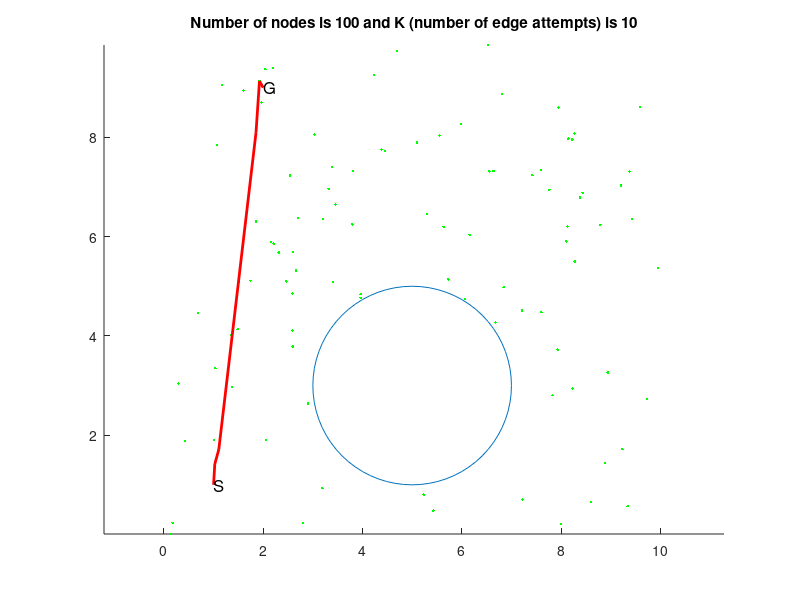

Write the MATLAB code that produced this figure.
% Automatically generated by solvePlanningProblem using
% #nodes=100
% #edges per node10
% step size for collision check 0.1
% xMin=0
% xMax=10
% yMin=0
% yMax=10
% worldModel="problem2.txt"
% problem spec file "problem2.txt"

clf
hold on
plot(5 + 2*cos((0:5:360)/180*pi),3 + 2*sin((0:5:360)/180*pi))
plot(2.59083,4.10589,'.g')
plot(7.76147,6.94449,'.g')
plot(6.06502,4.74145,'.g')
plot(9.59235,8.61384,'.g')
plot(2.79825,0.234354,'.g')
plot(8.79314,6.23741,'.g')
plot(2.16016,5.88539,'.g')
plot(5.72828,5.13845,'.g')
plot(1.85507,8.09693,'.g')
plot(5.10192,7.90136,'.g')
plot(8.22264,7.95669,'.g')
plot(8.14589,7.97515,'.g')
plot(8.26906,8.07619,'.g')
plot(2.05997,1.90782,'.g')
plot(0.121974,0.00958014,'.g')
plot(1.01338,1.90765,'.g')
plot(1.85853,6.30759,'.g')
plot(1.60106,8.94257,'.g')
plot(7.82786,2.80443,'.g')
plot(1.10559,1.71166,'.g')
plot(7.94899,8.59858,'.g')
plot(3.797,6.24758,'.g')
plot(3.03195,8.05249,'.g')
plot(8.27486,5.49821,'.g')
plot(8.37906,6.78897,'.g')
plot(2.21014,5.85775,'.g')
plot(1.17088,9.05598,'.g')
plot(3.80837,7.32572,'.g')
plot(3.40662,5.08808,'.g')
plot(5.30472,6.45877,'.g')
plot(2.46713,5.09868,'.g')
plot(3.45848,6.64547,'.g')
plot(0.429695,1.88719,'.g')
plot(7.93085,3.72284,'.g')
plot(9.73063,2.73073,'.g')
plot(5.42693,0.480221,'.g')
plot(1.06609,7.85054,'.g')
plot(3.96113,4.76663,'.g')
plot(2.69925,6.37048,'.g')
plot(8.60122,0.657862,'.g')
plot(6.67961,4.27052,'.g')
plot(1.02466,1.41786,'.g')
plot(9.95272,5.37292,'.g')
plot(2.66349,5.31479,'.g')
plot(5.63255,6.19572,'.g')
plot(1.51455,5.08562,'.g')
plot(2.19548,9.39826,'.g')
plot(6.52287,9.85921,'.g')
plot(9.37629,7.31288,'.g')
plot(7.60365,4.47924,'.g')
plot(2.60342,5.69163,'.g')
plot(9.23316,1.71793,'.g')
plot(3.20856,6.34955,'.g')
plot(6.81555,8.87231,'.g')
plot(6.84149,4.98022,'.g')
plot(2.54104,7.23231,'.g')
plot(3.39069,7.39823,'.g')
plot(2.04494,9.37264,'.g')
plot(5.98788,8.27247,'.g')
plot(4.6891,9.73525,'.g')
plot(0.295296,3.03775,'.g')
plot(8.12734,6.2003,'.g')
plot(8.43321,6.88278,'.g')
plot(8.88091,1.44423,'.g')
plot(3.19218,0.935777,'.g')
plot(7.59727,7.33765,'.g')
plot(3.96054,4.83974,'.g')
plot(1.48415,4.13586,'.g')
plot(1.36039,4.0216,'.g')
plot(1.03727,3.34976,'.g')
plot(9.34078,0.569757,'.g')
plot(7.42055,7.23756,'.g')
plot(1.74422,5.11151,'.g')
plot(9.20432,7.02845,'.g')
plot(7.21214,4.50836,'.g')
plot(1.96399,8.70153,'.g')
plot(6.55485,7.31422,'.g')
plot(0.177321,0.23696,'.g')
plot(2.59028,4.85364,'.g')
plot(5.1037,7.88865,'.g')
plot(8.23186,2.939,'.g')
plot(3.31927,6.96287,'.g')
plot(4.38316,7.7532,'.g')
plot(7.99787,0.212549,'.g')
plot(2.31306,5.67773,'.g')
plot(5.54936,8.0399,'.g')
plot(4.22736,9.25431,'.g')
plot(7.22144,0.705,'.g')
plot(8.93992,3.26451,'.g')
plot(6.63874,7.31902,'.g')
plot(0.688669,4.45577,'.g')
plot(8.10471,5.90426,'.g')
plot(2.90073,2.64065,'.g')
plot(1.37103,2.96778,'.g')
plot(9.42502,6.35119,'.g')
plot(4.45515,7.72491,'.g')
plot(2.59736,3.78612,'.g')
plot(6.15732,6.03232,'.g')
plot(5.2318,0.803946,'.g')
plot(1.92474,9.13207,'.g')
if 0
  plot([7.76147,2.59083] ,[6.94449, 4.10589], 'k')
  plot([6.06502,7.76147] ,[4.74145, 6.94449], 'k')
  plot([9.59235,7.76147] ,[8.61384, 6.94449], 'k')
  plot([9.59235,2.59083] ,[8.61384, 4.10589], 'k')
  plot([2.79825,2.59083] ,[0.234354, 4.10589], 'k')
  plot([8.79314,7.76147] ,[6.23741, 6.94449], 'k')
  plot([8.79314,9.59235] ,[6.23741, 8.61384], 'k')
  plot([2.16016,2.59083] ,[5.88539, 4.10589], 'k')
  plot([2.16016,2.79825] ,[5.88539, 0.234354], 'k')
  plot([2.16016,7.76147] ,[5.88539, 6.94449], 'k')
  plot([2.16016,8.79314] ,[5.88539, 6.23741], 'k')
  plot([2.16016,9.59235] ,[5.88539, 8.61384], 'k')
  plot([5.72828,6.06502] ,[5.13845, 4.74145], 'k')
  plot([5.72828,7.76147] ,[5.13845, 6.94449], 'k')
  plot([5.72828,8.79314] ,[5.13845, 6.23741], 'k')
  plot([5.72828,2.16016] ,[5.13845, 5.88539], 'k')
  plot([5.72828,9.59235] ,[5.13845, 8.61384], 'k')
  plot([1.85507,2.16016] ,[8.09693, 5.88539], 'k')
  plot([1.85507,2.59083] ,[8.09693, 4.10589], 'k')
  plot([1.85507,5.72828] ,[8.09693, 5.13845], 'k')
  plot([1.85507,6.06502] ,[8.09693, 4.74145], 'k')
  plot([1.85507,7.76147] ,[8.09693, 6.94449], 'k')
  plot([1.85507,8.79314] ,[8.09693, 6.23741], 'k')
  plot([1.85507,9.59235] ,[8.09693, 8.61384], 'k')
  plot([1.85507,2.79825] ,[8.09693, 0.234354], 'k')
  plot([5.10192,7.76147] ,[7.90136, 6.94449], 'k')
  plot([5.10192,5.72828] ,[7.90136, 5.13845], 'k')
  plot([5.10192,1.85507] ,[7.90136, 8.09693], 'k')
  plot([5.10192,2.16016] ,[7.90136, 5.88539], 'k')
  plot([5.10192,8.79314] ,[7.90136, 6.23741], 'k')
  plot([5.10192,9.59235] ,[7.90136, 8.61384], 'k')
  plot([5.10192,2.59083] ,[7.90136, 4.10589], 'k')
  plot([8.22264,7.76147] ,[7.95669, 6.94449], 'k')
  plot([8.22264,9.59235] ,[7.95669, 8.61384], 'k')
  plot([8.22264,8.79314] ,[7.95669, 6.23741], 'k')
  plot([8.22264,5.10192] ,[7.95669, 7.90136], 'k')
  plot([8.22264,5.72828] ,[7.95669, 5.13845], 'k')
  plot([8.22264,1.85507] ,[7.95669, 8.09693], 'k')
  plot([8.22264,2.16016] ,[7.95669, 5.88539], 'k')
  plot([8.22264,2.59083] ,[7.95669, 4.10589], 'k')
  plot([8.14589,8.22264] ,[7.97515, 7.95669], 'k')
  plot([8.14589,7.76147] ,[7.97515, 6.94449], 'k')
  plot([8.14589,9.59235] ,[7.97515, 8.61384], 'k')
  plot([8.14589,8.79314] ,[7.97515, 6.23741], 'k')
  plot([8.14589,5.10192] ,[7.97515, 7.90136], 'k')
  plot([8.14589,5.72828] ,[7.97515, 5.13845], 'k')
  plot([8.14589,1.85507] ,[7.97515, 8.09693], 'k')
  plot([8.14589,2.16016] ,[7.97515, 5.88539], 'k')
  plot([8.14589,2.59083] ,[7.97515, 4.10589], 'k')
  plot([8.26906,8.22264] ,[8.07619, 7.95669], 'k')
  plot([8.26906,8.14589] ,[8.07619, 7.97515], 'k')
  plot([8.26906,7.76147] ,[8.07619, 6.94449], 'k')
  plot([8.26906,9.59235] ,[8.07619, 8.61384], 'k')
  plot([8.26906,8.79314] ,[8.07619, 6.23741], 'k')
  plot([8.26906,5.10192] ,[8.07619, 7.90136], 'k')
  plot([8.26906,5.72828] ,[8.07619, 5.13845], 'k')
  plot([8.26906,1.85507] ,[8.07619, 8.09693], 'k')
  plot([8.26906,2.16016] ,[8.07619, 5.88539], 'k')
  plot([2.05997,2.79825] ,[1.90782, 0.234354], 'k')
  plot([2.05997,2.59083] ,[1.90782, 4.10589], 'k')
  plot([2.05997,2.16016] ,[1.90782, 5.88539], 'k')
  plot([2.05997,1.85507] ,[1.90782, 8.09693], 'k')
  plot([2.05997,5.10192] ,[1.90782, 7.90136], 'k')
  plot([0.121974,2.79825] ,[0.00958014, 0.234354], 'k')
  plot([0.121974,2.05997] ,[0.00958014, 1.90782], 'k')
  plot([0.121974,2.59083] ,[0.00958014, 4.10589], 'k')
  plot([0.121974,2.16016] ,[0.00958014, 5.88539], 'k')
  plot([0.121974,1.85507] ,[0.00958014, 8.09693], 'k')
  plot([0.121974,5.10192] ,[0.00958014, 7.90136], 'k')
  plot([1.01338,2.05997] ,[1.90765, 1.90782], 'k')
  plot([1.01338,0.121974] ,[1.90765, 0.00958014], 'k')
  plot([1.01338,2.79825] ,[1.90765, 0.234354], 'k')
  plot([1.01338,2.59083] ,[1.90765, 4.10589], 'k')
  plot([1.01338,2.16016] ,[1.90765, 5.88539], 'k')
  plot([1.01338,1.85507] ,[1.90765, 8.09693], 'k')
  plot([1.01338,5.10192] ,[1.90765, 7.90136], 'k')
  plot([1.85853,2.16016] ,[6.30759, 5.88539], 'k')
  plot([1.85853,1.85507] ,[6.30759, 8.09693], 'k')
  plot([1.85853,2.59083] ,[6.30759, 4.10589], 'k')
  plot([1.85853,5.10192] ,[6.30759, 7.90136], 'k')
  plot([1.85853,5.72828] ,[6.30759, 5.13845], 'k')
  plot([1.85853,2.05997] ,[6.30759, 1.90782], 'k')
  plot([1.85853,1.01338] ,[6.30759, 1.90765], 'k')
  plot([1.85853,6.06502] ,[6.30759, 4.74145], 'k')
  plot([1.85853,7.76147] ,[6.30759, 6.94449], 'k')
  plot([1.85853,2.79825] ,[6.30759, 0.234354], 'k')
  plot([1.60106,1.85507] ,[8.94257, 8.09693], 'k')
  plot([1.60106,1.85853] ,[8.94257, 6.30759], 'k')
  plot([1.60106,2.16016] ,[8.94257, 5.88539], 'k')
  plot([1.60106,5.10192] ,[8.94257, 7.90136], 'k')
  plot([1.60106,2.59083] ,[8.94257, 4.10589], 'k')
  plot([1.60106,5.72828] ,[8.94257, 5.13845], 'k')
  plot([1.60106,6.06502] ,[8.94257, 4.74145], 'k')
  plot([1.60106,7.76147] ,[8.94257, 6.94449], 'k')
  plot([1.60106,8.14589] ,[8.94257, 7.97515], 'k')
  plot([1.60106,8.22264] ,[8.94257, 7.95669], 'k')
  plot([7.82786,8.79314] ,[2.80443, 6.23741], 'k')
  plot([7.82786,7.76147] ,[2.80443, 6.94449], 'k')
  plot([7.82786,8.22264] ,[2.80443, 7.95669], 'k')
  plot([7.82786,8.14589] ,[2.80443, 7.97515], 'k')
  plot([7.82786,8.26906] ,[2.80443, 8.07619], 'k')
  plot([7.82786,5.10192] ,[2.80443, 7.90136], 'k')
  plot([1.10559,1.01338] ,[1.71166, 1.90765], 'k')
  plot([1.10559,2.05997] ,[1.71166, 1.90782], 'k')
  plot([1.10559,0.121974] ,[1.71166, 0.00958014], 'k')
  plot([1.10559,2.79825] ,[1.71166, 0.234354], 'k')
  plot([1.10559,2.59083] ,[1.71166, 4.10589], 'k')
  plot([1.10559,2.16016] ,[1.71166, 5.88539], 'k')
  plot([1.10559,1.85853] ,[1.71166, 6.30759], 'k')
  plot([1.10559,1.85507] ,[1.71166, 8.09693], 'k')
  plot([7.94899,8.26906] ,[8.59858, 8.07619], 'k')
  plot([7.94899,8.14589] ,[8.59858, 7.97515], 'k')
  plot([7.94899,8.22264] ,[8.59858, 7.95669], 'k')
  plot([7.94899,9.59235] ,[8.59858, 8.61384], 'k')
  plot([7.94899,7.76147] ,[8.59858, 6.94449], 'k')
  plot([7.94899,8.79314] ,[8.59858, 6.23741], 'k')
  plot([7.94899,5.10192] ,[8.59858, 7.90136], 'k')
  plot([7.94899,5.72828] ,[8.59858, 5.13845], 'k')
  plot([7.94899,7.82786] ,[8.59858, 2.80443], 'k')
  plot([3.797,2.16016] ,[6.24758, 5.88539], 'k')
  plot([3.797,1.85853] ,[6.24758, 6.30759], 'k')
  plot([3.797,5.10192] ,[6.24758, 7.90136], 'k')
  plot([3.797,5.72828] ,[6.24758, 5.13845], 'k')
  plot([3.797,2.59083] ,[6.24758, 4.10589], 'k')
  plot([3.797,1.85507] ,[6.24758, 8.09693], 'k')
  plot([3.797,6.06502] ,[6.24758, 4.74145], 'k')
  plot([3.797,1.60106] ,[6.24758, 8.94257], 'k')
  plot([3.797,7.76147] ,[6.24758, 6.94449], 'k')
  plot([3.797,2.05997] ,[6.24758, 1.90782], 'k')
  plot([3.03195,1.85507] ,[8.05249, 8.09693], 'k')
  plot([3.03195,1.60106] ,[8.05249, 8.94257], 'k')
  plot([3.03195,3.797] ,[8.05249, 6.24758], 'k')
  plot([3.03195,5.10192] ,[8.05249, 7.90136], 'k')
  plot([3.03195,1.85853] ,[8.05249, 6.30759], 'k')
  plot([3.03195,2.16016] ,[8.05249, 5.88539], 'k')
  plot([3.03195,5.72828] ,[8.05249, 5.13845], 'k')
  plot([3.03195,2.59083] ,[8.05249, 4.10589], 'k')
  plot([3.03195,6.06502] ,[8.05249, 4.74145], 'k')
  plot([3.03195,7.76147] ,[8.05249, 6.94449], 'k')
  plot([8.27486,8.79314] ,[5.49821, 6.23741], 'k')
  plot([8.27486,7.76147] ,[5.49821, 6.94449], 'k')
  plot([8.27486,8.22264] ,[5.49821, 7.95669], 'k')
  plot([8.27486,8.14589] ,[5.49821, 7.97515], 'k')
  plot([8.27486,5.72828] ,[5.49821, 5.13845], 'k')
  plot([8.27486,8.26906] ,[5.49821, 8.07619], 'k')
  plot([8.27486,7.82786] ,[5.49821, 2.80443], 'k')
  plot([8.27486,7.94899] ,[5.49821, 8.59858], 'k')
  plot([8.27486,9.59235] ,[5.49821, 8.61384], 'k')
  plot([8.37906,7.76147] ,[6.78897, 6.94449], 'k')
  plot([8.37906,8.79314] ,[6.78897, 6.23741], 'k')
  plot([8.37906,8.22264] ,[6.78897, 7.95669], 'k')
  plot([8.37906,8.14589] ,[6.78897, 7.97515], 'k')
  plot([8.37906,8.26906] ,[6.78897, 8.07619], 'k')
  plot([8.37906,8.27486] ,[6.78897, 5.49821], 'k')
  plot([8.37906,7.94899] ,[6.78897, 8.59858], 'k')
  plot([8.37906,9.59235] ,[6.78897, 8.61384], 'k')
  plot([8.37906,5.72828] ,[6.78897, 5.13845], 'k')
  plot([2.21014,2.16016] ,[5.85775, 5.88539], 'k')
  plot([2.21014,1.85853] ,[5.85775, 6.30759], 'k')
  plot([2.21014,3.797] ,[5.85775, 6.24758], 'k')
  plot([2.21014,2.59083] ,[5.85775, 4.10589], 'k')
  plot([2.21014,1.85507] ,[5.85775, 8.09693], 'k')
  plot([2.21014,3.03195] ,[5.85775, 8.05249], 'k')
  plot([2.21014,1.60106] ,[5.85775, 8.94257], 'k')
  plot([2.21014,5.10192] ,[5.85775, 7.90136], 'k')
  plot([2.21014,5.72828] ,[5.85775, 5.13845], 'k')
  plot([2.21014,2.05997] ,[5.85775, 1.90782], 'k')
  plot([1.17088,1.60106] ,[9.05598, 8.94257], 'k')
  plot([1.17088,1.85507] ,[9.05598, 8.09693], 'k')
  plot([1.17088,3.03195] ,[9.05598, 8.05249], 'k')
  plot([1.17088,1.85853] ,[9.05598, 6.30759], 'k')
  plot([1.17088,2.16016] ,[9.05598, 5.88539], 'k')
  plot([1.17088,2.21014] ,[9.05598, 5.85775], 'k')
  plot([1.17088,3.797] ,[9.05598, 6.24758], 'k')
  plot([1.17088,5.10192] ,[9.05598, 7.90136], 'k')
  plot([1.17088,2.59083] ,[9.05598, 4.10589], 'k')
  plot([1.17088,5.72828] ,[9.05598, 5.13845], 'k')
  plot([3.80837,3.03195] ,[7.32572, 8.05249], 'k')
  plot([3.80837,3.797] ,[7.32572, 6.24758], 'k')
  plot([3.80837,5.10192] ,[7.32572, 7.90136], 'k')
  plot([3.80837,1.85507] ,[7.32572, 8.09693], 'k')
  plot([3.80837,2.21014] ,[7.32572, 5.85775], 'k')
  plot([3.80837,2.16016] ,[7.32572, 5.88539], 'k')
  plot([3.80837,1.85853] ,[7.32572, 6.30759], 'k')
  plot([3.80837,1.60106] ,[7.32572, 8.94257], 'k')
  plot([3.80837,5.72828] ,[7.32572, 5.13845], 'k')
  plot([3.80837,1.17088] ,[7.32572, 9.05598], 'k')
  plot([3.40662,3.797] ,[5.08808, 6.24758], 'k')
  plot([3.40662,2.59083] ,[5.08808, 4.10589], 'k')
  plot([3.40662,2.21014] ,[5.08808, 5.85775], 'k')
  plot([3.40662,2.16016] ,[5.08808, 5.88539], 'k')
  plot([3.40662,1.85853] ,[5.08808, 6.30759], 'k')
  plot([3.40662,3.80837] ,[5.08808, 7.32572], 'k')
  plot([3.40662,5.72828] ,[5.08808, 5.13845], 'k')
  plot([3.40662,3.03195] ,[5.08808, 8.05249], 'k')
  plot([3.40662,5.10192] ,[5.08808, 7.90136], 'k')
  plot([5.30472,5.72828] ,[6.45877, 5.13845], 'k')
  plot([5.30472,5.10192] ,[6.45877, 7.90136], 'k')
  plot([5.30472,3.797] ,[6.45877, 6.24758], 'k')
  plot([5.30472,3.80837] ,[6.45877, 7.32572], 'k')
  plot([5.30472,3.40662] ,[6.45877, 5.08808], 'k')
  plot([5.30472,7.76147] ,[6.45877, 6.94449], 'k')
  plot([5.30472,3.03195] ,[6.45877, 8.05249], 'k')
  plot([5.30472,8.37906] ,[6.45877, 6.78897], 'k')
  plot([5.30472,8.27486] ,[6.45877, 5.49821], 'k')
  plot([2.46713,2.21014] ,[5.09868, 5.85775], 'k')
  plot([2.46713,2.16016] ,[5.09868, 5.88539], 'k')
  plot([2.46713,3.40662] ,[5.09868, 5.08808], 'k')
  plot([2.46713,2.59083] ,[5.09868, 4.10589], 'k')
  plot([2.46713,1.85853] ,[5.09868, 6.30759], 'k')
  plot([2.46713,3.797] ,[5.09868, 6.24758], 'k')
  plot([2.46713,3.80837] ,[5.09868, 7.32572], 'k')
  plot([2.46713,3.03195] ,[5.09868, 8.05249], 'k')
  plot([2.46713,1.85507] ,[5.09868, 8.09693], 'k')
  plot([2.46713,5.30472] ,[5.09868, 6.45877], 'k')
  plot([3.45848,3.797] ,[6.64547, 6.24758], 'k')
  plot([3.45848,3.80837] ,[6.64547, 7.32572], 'k')
  plot([3.45848,3.03195] ,[6.64547, 8.05249], 'k')
  plot([3.45848,2.21014] ,[6.64547, 5.85775], 'k')
  plot([3.45848,2.16016] ,[6.64547, 5.88539], 'k')
  plot([3.45848,3.40662] ,[6.64547, 5.08808], 'k')
  plot([3.45848,1.85853] ,[6.64547, 6.30759], 'k')
  plot([3.45848,2.46713] ,[6.64547, 5.09868], 'k')
  plot([3.45848,5.30472] ,[6.64547, 6.45877], 'k')
  plot([3.45848,5.10192] ,[6.64547, 7.90136], 'k')
  plot([0.429695,1.01338] ,[1.88719, 1.90765], 'k')
  plot([0.429695,1.10559] ,[1.88719, 1.71166], 'k')
  plot([0.429695,2.05997] ,[1.88719, 1.90782], 'k')
  plot([0.429695,0.121974] ,[1.88719, 0.00958014], 'k')
  plot([0.429695,2.79825] ,[1.88719, 0.234354], 'k')
  plot([0.429695,2.59083] ,[1.88719, 4.10589], 'k')
  plot([0.429695,2.46713] ,[1.88719, 5.09868], 'k')
  plot([0.429695,2.21014] ,[1.88719, 5.85775], 'k')
  plot([0.429695,2.16016] ,[1.88719, 5.88539], 'k')
  plot([0.429695,3.40662] ,[1.88719, 5.08808], 'k')
  plot([7.93085,7.82786] ,[3.72284, 2.80443], 'k')
  plot([7.93085,8.27486] ,[3.72284, 5.49821], 'k')
  plot([7.93085,6.06502] ,[3.72284, 4.74145], 'k')
  plot([7.93085,5.72828] ,[3.72284, 5.13845], 'k')
  plot([7.93085,8.79314] ,[3.72284, 6.23741], 'k')
  plot([7.93085,8.37906] ,[3.72284, 6.78897], 'k')
  plot([7.93085,7.76147] ,[3.72284, 6.94449], 'k')
  plot([7.93085,5.30472] ,[3.72284, 6.45877], 'k')
  plot([7.93085,8.22264] ,[3.72284, 7.95669], 'k')
  plot([7.93085,8.14589] ,[3.72284, 7.97515], 'k')
  plot([9.73063,7.82786] ,[2.73073, 2.80443], 'k')
  plot([9.73063,7.93085] ,[2.73073, 3.72284], 'k')
  plot([9.73063,8.27486] ,[2.73073, 5.49821], 'k')
  plot([9.73063,8.79314] ,[2.73073, 6.23741], 'k')
  plot([9.73063,6.06502] ,[2.73073, 4.74145], 'k')
  plot([9.73063,8.37906] ,[2.73073, 6.78897], 'k')
  plot([9.73063,7.76147] ,[2.73073, 6.94449], 'k')
  plot([9.73063,5.72828] ,[2.73073, 5.13845], 'k')
  plot([9.73063,8.22264] ,[2.73073, 7.95669], 'k')
  plot([9.73063,8.14589] ,[2.73073, 7.97515], 'k')
  plot([5.42693,2.79825] ,[0.480221, 0.234354], 'k')
  plot([5.42693,7.82786] ,[0.480221, 2.80443], 'k')
  plot([5.42693,2.05997] ,[0.480221, 1.90782], 'k')
  plot([5.42693,1.10559] ,[0.480221, 1.71166], 'k')
  plot([5.42693,1.01338] ,[0.480221, 1.90765], 'k')
  plot([5.42693,9.73063] ,[0.480221, 2.73073], 'k')
  plot([1.06609,1.85507] ,[7.85054, 8.09693], 'k')
  plot([1.06609,1.17088] ,[7.85054, 9.05598], 'k')
  plot([1.06609,1.60106] ,[7.85054, 8.94257], 'k')
  plot([1.06609,1.85853] ,[7.85054, 6.30759], 'k')
  plot([1.06609,3.03195] ,[7.85054, 8.05249], 'k')
  plot([1.06609,2.16016] ,[7.85054, 5.88539], 'k')
  plot([1.06609,2.21014] ,[7.85054, 5.85775], 'k')
  plot([1.06609,3.45848] ,[7.85054, 6.64547], 'k')
  plot([1.06609,3.80837] ,[7.85054, 7.32572], 'k')
  plot([1.06609,2.46713] ,[7.85054, 5.09868], 'k')
  plot([3.96113,3.40662] ,[4.76663, 5.08808], 'k')
  plot([3.96113,3.797] ,[4.76663, 6.24758], 'k')
  plot([3.96113,2.59083] ,[4.76663, 4.10589], 'k')
  plot([3.96113,2.46713] ,[4.76663, 5.09868], 'k')
  plot([3.96113,3.45848] ,[4.76663, 6.64547], 'k')
  plot([3.96113,2.21014] ,[4.76663, 5.85775], 'k')
  plot([3.96113,2.16016] ,[4.76663, 5.88539], 'k')
  plot([3.96113,5.30472] ,[4.76663, 6.45877], 'k')
  plot([2.69925,2.21014] ,[6.37048, 5.85775], 'k')
  plot([2.69925,2.16016] ,[6.37048, 5.88539], 'k')
  plot([2.69925,3.45848] ,[6.37048, 6.64547], 'k')
  plot([2.69925,1.85853] ,[6.37048, 6.30759], 'k')
  plot([2.69925,3.797] ,[6.37048, 6.24758], 'k')
  plot([2.69925,2.46713] ,[6.37048, 5.09868], 'k')
  plot([2.69925,3.80837] ,[6.37048, 7.32572], 'k')
  plot([2.69925,3.40662] ,[6.37048, 5.08808], 'k')
  plot([2.69925,3.03195] ,[6.37048, 8.05249], 'k')
  plot([2.69925,1.85507] ,[6.37048, 8.09693], 'k')
  plot([8.60122,7.82786] ,[0.657862, 2.80443], 'k')
  plot([8.60122,9.73063] ,[0.657862, 2.73073], 'k')
  plot([8.60122,7.93085] ,[0.657862, 3.72284], 'k')
  plot([8.60122,5.42693] ,[0.657862, 0.480221], 'k')
  plot([8.60122,8.27486] ,[0.657862, 5.49821], 'k')
  plot([8.60122,8.79314] ,[0.657862, 6.23741], 'k')
  plot([8.60122,2.79825] ,[0.657862, 0.234354], 'k')
  plot([8.60122,8.37906] ,[0.657862, 6.78897], 'k')
  plot([6.67961,6.06502] ,[4.27052, 4.74145], 'k')
  plot([6.67961,5.72828] ,[4.27052, 5.13845], 'k')
  plot([6.67961,7.93085] ,[4.27052, 3.72284], 'k')
  plot([6.67961,7.82786] ,[4.27052, 2.80443], 'k')
  plot([6.67961,8.27486] ,[4.27052, 5.49821], 'k')
  plot([6.67961,5.30472] ,[4.27052, 6.45877], 'k')
  plot([6.67961,7.76147] ,[4.27052, 6.94449], 'k')
  plot([6.67961,8.79314] ,[4.27052, 6.23741], 'k')
  plot([6.67961,8.37906] ,[4.27052, 6.78897], 'k')
  plot([1.02466,1.10559] ,[1.41786, 1.71166], 'k')
  plot([1.02466,1.01338] ,[1.41786, 1.90765], 'k')
  plot([1.02466,0.429695] ,[1.41786, 1.88719], 'k')
  plot([1.02466,2.05997] ,[1.41786, 1.90782], 'k')
  plot([1.02466,0.121974] ,[1.41786, 0.00958014], 'k')
  plot([1.02466,2.79825] ,[1.41786, 0.234354], 'k')
  plot([1.02466,2.59083] ,[1.41786, 4.10589], 'k')
  plot([1.02466,2.46713] ,[1.41786, 5.09868], 'k')
  plot([1.02466,3.40662] ,[1.41786, 5.08808], 'k')
  plot([9.95272,8.79314] ,[5.37292, 6.23741], 'k')
  plot([9.95272,8.27486] ,[5.37292, 5.49821], 'k')
  plot([9.95272,8.37906] ,[5.37292, 6.78897], 'k')
  plot([9.95272,7.93085] ,[5.37292, 3.72284], 'k')
  plot([9.95272,9.73063] ,[5.37292, 2.73073], 'k')
  plot([9.95272,7.76147] ,[5.37292, 6.94449], 'k')
  plot([9.95272,8.22264] ,[5.37292, 7.95669], 'k')
  plot([9.95272,8.14589] ,[5.37292, 7.97515], 'k')
  plot([9.95272,8.26906] ,[5.37292, 8.07619], 'k')
  plot([9.95272,9.59235] ,[5.37292, 8.61384], 'k')
  plot([2.66349,2.46713] ,[5.31479, 5.09868], 'k')
  plot([2.66349,2.21014] ,[5.31479, 5.85775], 'k')
  plot([2.66349,2.16016] ,[5.31479, 5.88539], 'k')
  plot([2.66349,3.40662] ,[5.31479, 5.08808], 'k')
  plot([2.66349,2.69925] ,[5.31479, 6.37048], 'k')
  plot([2.66349,2.59083] ,[5.31479, 4.10589], 'k')
  plot([2.66349,1.85853] ,[5.31479, 6.30759], 'k')
  plot([2.66349,3.797] ,[5.31479, 6.24758], 'k')
  plot([2.66349,3.45848] ,[5.31479, 6.64547], 'k')
  plot([5.63255,5.30472] ,[6.19572, 6.45877], 'k')
  plot([5.63255,5.72828] ,[6.19572, 5.13845], 'k')
  plot([5.63255,5.10192] ,[6.19572, 7.90136], 'k')
  plot([5.63255,3.797] ,[6.19572, 6.24758], 'k')
  plot([5.63255,3.80837] ,[6.19572, 7.32572], 'k')
  plot([5.63255,6.67961] ,[6.19572, 4.27052], 'k')
  plot([5.63255,3.96113] ,[6.19572, 4.76663], 'k')
  plot([5.63255,3.45848] ,[6.19572, 6.64547], 'k')
  plot([5.63255,7.76147] ,[6.19572, 6.94449], 'k')
  plot([1.51455,2.46713] ,[5.08562, 5.09868], 'k')
  plot([1.51455,2.16016] ,[5.08562, 5.88539], 'k')
  plot([1.51455,2.21014] ,[5.08562, 5.85775], 'k')
  plot([1.51455,2.66349] ,[5.08562, 5.31479], 'k')
  plot([1.51455,1.85853] ,[5.08562, 6.30759], 'k')
  plot([1.51455,2.59083] ,[5.08562, 4.10589], 'k')
  plot([1.51455,2.69925] ,[5.08562, 6.37048], 'k')
  plot([1.51455,3.40662] ,[5.08562, 5.08808], 'k')
  plot([1.51455,3.45848] ,[5.08562, 6.64547], 'k')
  plot([2.19548,1.60106] ,[9.39826, 8.94257], 'k')
  plot([2.19548,1.17088] ,[9.39826, 9.05598], 'k')
  plot([2.19548,1.85507] ,[9.39826, 8.09693], 'k')
  plot([2.19548,3.03195] ,[9.39826, 8.05249], 'k')
  plot([2.19548,1.06609] ,[9.39826, 7.85054], 'k')
  plot([2.19548,3.80837] ,[9.39826, 7.32572], 'k')
  plot([2.19548,3.45848] ,[9.39826, 6.64547], 'k')
  plot([2.19548,2.69925] ,[9.39826, 6.37048], 'k')
  plot([2.19548,1.85853] ,[9.39826, 6.30759], 'k')
  plot([2.19548,5.10192] ,[9.39826, 7.90136], 'k')
  plot([6.52287,7.94899] ,[9.85921, 8.59858], 'k')
  plot([6.52287,5.10192] ,[9.85921, 7.90136], 'k')
  plot([6.52287,8.14589] ,[9.85921, 7.97515], 'k')
  plot([6.52287,8.26906] ,[9.85921, 8.07619], 'k')
  plot([6.52287,8.22264] ,[9.85921, 7.95669], 'k')
  plot([6.52287,7.76147] ,[9.85921, 6.94449], 'k')
  plot([6.52287,9.59235] ,[9.85921, 8.61384], 'k')
  plot([6.52287,8.37906] ,[9.85921, 6.78897], 'k')
  plot([6.52287,5.30472] ,[9.85921, 6.45877], 'k')
  plot([6.52287,3.80837] ,[9.85921, 7.32572], 'k')
  plot([9.37629,8.37906] ,[7.31288, 6.78897], 'k')
  plot([9.37629,8.79314] ,[7.31288, 6.23741], 'k')
  plot([9.37629,9.59235] ,[7.31288, 8.61384], 'k')
  plot([9.37629,8.22264] ,[7.31288, 7.95669], 'k')
  plot([9.37629,8.26906] ,[7.31288, 8.07619], 'k')
  plot([9.37629,8.14589] ,[7.31288, 7.97515], 'k')
  plot([9.37629,7.76147] ,[7.31288, 6.94449], 'k')
  plot([9.37629,7.94899] ,[7.31288, 8.59858], 'k')
  plot([9.37629,9.95272] ,[7.31288, 5.37292], 'k')
  plot([9.37629,8.27486] ,[7.31288, 5.49821], 'k')
  plot([7.60365,7.93085] ,[4.47924, 3.72284], 'k')
  plot([7.60365,6.67961] ,[4.47924, 4.27052], 'k')
  plot([7.60365,8.27486] ,[4.47924, 5.49821], 'k')
  plot([7.60365,6.06502] ,[4.47924, 4.74145], 'k')
  plot([7.60365,7.82786] ,[4.47924, 2.80443], 'k')
  plot([7.60365,5.72828] ,[4.47924, 5.13845], 'k')
  plot([7.60365,8.79314] ,[4.47924, 6.23741], 'k')
  plot([7.60365,8.37906] ,[4.47924, 6.78897], 'k')
  plot([7.60365,7.76147] ,[4.47924, 6.94449], 'k')
  plot([7.60365,9.95272] ,[4.47924, 5.37292], 'k')
  plot([2.60342,2.66349] ,[5.69163, 5.31479], 'k')
  plot([2.60342,2.21014] ,[5.69163, 5.85775], 'k')
  plot([2.60342,2.16016] ,[5.69163, 5.88539], 'k')
  plot([2.60342,2.46713] ,[5.69163, 5.09868], 'k')
  plot([2.60342,2.69925] ,[5.69163, 6.37048], 'k')
  plot([2.60342,1.85853] ,[5.69163, 6.30759], 'k')
  plot([2.60342,3.40662] ,[5.69163, 5.08808], 'k')
  plot([2.60342,1.51455] ,[5.69163, 5.08562], 'k')
  plot([2.60342,3.45848] ,[5.69163, 6.64547], 'k')
  plot([2.60342,3.797] ,[5.69163, 6.24758], 'k')
  plot([9.23316,9.73063] ,[1.71793, 2.73073], 'k')
  plot([9.23316,8.60122] ,[1.71793, 0.657862], 'k')
  plot([9.23316,7.82786] ,[1.71793, 2.80443], 'k')
  plot([9.23316,7.93085] ,[1.71793, 3.72284], 'k')
  plot([9.23316,7.60365] ,[1.71793, 4.47924], 'k')
  plot([9.23316,6.67961] ,[1.71793, 4.27052], 'k')
  plot([9.23316,9.95272] ,[1.71793, 5.37292], 'k')
  plot([9.23316,8.27486] ,[1.71793, 5.49821], 'k')
  plot([9.23316,5.42693] ,[1.71793, 0.480221], 'k')
  plot([3.20856,3.45848] ,[6.34955, 6.64547], 'k')
  plot([3.20856,2.69925] ,[6.34955, 6.37048], 'k')
  plot([3.20856,3.797] ,[6.34955, 6.24758], 'k')
  plot([3.20856,2.60342] ,[6.34955, 5.69163], 'k')
  plot([3.20856,2.21014] ,[6.34955, 5.85775], 'k')
  plot([3.20856,3.80837] ,[6.34955, 7.32572], 'k')
  plot([3.20856,2.16016] ,[6.34955, 5.88539], 'k')
  plot([3.20856,2.66349] ,[6.34955, 5.31479], 'k')
  plot([3.20856,3.40662] ,[6.34955, 5.08808], 'k')
  plot([3.20856,1.85853] ,[6.34955, 6.30759], 'k')
  plot([6.81555,6.52287] ,[8.87231, 9.85921], 'k')
  plot([6.81555,7.94899] ,[8.87231, 8.59858], 'k')
  plot([6.81555,8.14589] ,[8.87231, 7.97515], 'k')
  plot([6.81555,8.26906] ,[8.87231, 8.07619], 'k')
  plot([6.81555,8.22264] ,[8.87231, 7.95669], 'k')
  plot([6.81555,5.10192] ,[8.87231, 7.90136], 'k')
  plot([6.81555,7.76147] ,[8.87231, 6.94449], 'k')
  plot([6.81555,8.37906] ,[8.87231, 6.78897], 'k')
  plot([6.81555,9.59235] ,[8.87231, 8.61384], 'k')
  plot([6.81555,5.30472] ,[8.87231, 6.45877], 'k')
  plot([6.84149,6.67961] ,[4.98022, 4.27052], 'k')
  plot([6.84149,7.60365] ,[4.98022, 4.47924], 'k')
  plot([6.84149,5.72828] ,[4.98022, 5.13845], 'k')
  plot([6.84149,8.27486] ,[4.98022, 5.49821], 'k')
  plot([6.84149,7.93085] ,[4.98022, 3.72284], 'k')
  plot([6.84149,5.63255] ,[4.98022, 6.19572], 'k')
  plot([6.84149,5.30472] ,[4.98022, 6.45877], 'k')
  plot([6.84149,7.76147] ,[4.98022, 6.94449], 'k')
  plot([6.84149,8.79314] ,[4.98022, 6.23741], 'k')
  plot([2.54104,2.69925] ,[7.23231, 6.37048], 'k')
  plot([2.54104,3.03195] ,[7.23231, 8.05249], 'k')
  plot([2.54104,3.45848] ,[7.23231, 6.64547], 'k')
  plot([2.54104,1.85507] ,[7.23231, 8.09693], 'k')
  plot([2.54104,3.20856] ,[7.23231, 6.34955], 'k')
  plot([2.54104,1.85853] ,[7.23231, 6.30759], 'k')
  plot([2.54104,3.80837] ,[7.23231, 7.32572], 'k')
  plot([2.54104,2.16016] ,[7.23231, 5.88539], 'k')
  plot([2.54104,2.21014] ,[7.23231, 5.85775], 'k')
  plot([2.54104,2.60342] ,[7.23231, 5.69163], 'k')
  plot([3.39069,3.80837] ,[7.39823, 7.32572], 'k')
  plot([3.39069,3.03195] ,[7.39823, 8.05249], 'k')
  plot([3.39069,3.45848] ,[7.39823, 6.64547], 'k')
  plot([3.39069,2.54104] ,[7.39823, 7.23231], 'k')
  plot([3.39069,3.20856] ,[7.39823, 6.34955], 'k')
  plot([3.39069,3.797] ,[7.39823, 6.24758], 'k')
  plot([3.39069,2.69925] ,[7.39823, 6.37048], 'k')
  plot([3.39069,1.85507] ,[7.39823, 8.09693], 'k')
  plot([3.39069,5.10192] ,[7.39823, 7.90136], 'k')
  plot([3.39069,2.60342] ,[7.39823, 5.69163], 'k')
  plot([2.04494,2.19548] ,[9.37264, 9.39826], 'k')
  plot([2.04494,1.60106] ,[9.37264, 8.94257], 'k')
  plot([2.04494,1.17088] ,[9.37264, 9.05598], 'k')
  plot([2.04494,1.85507] ,[9.37264, 8.09693], 'k')
  plot([2.04494,3.03195] ,[9.37264, 8.05249], 'k')
  plot([2.04494,1.06609] ,[9.37264, 7.85054], 'k')
  plot([2.04494,2.54104] ,[9.37264, 7.23231], 'k')
  plot([2.04494,3.39069] ,[9.37264, 7.39823], 'k')
  plot([2.04494,3.80837] ,[9.37264, 7.32572], 'k')
  plot([2.04494,1.85853] ,[9.37264, 6.30759], 'k')
  plot([5.98788,5.10192] ,[8.27247, 7.90136], 'k')
  plot([5.98788,6.81555] ,[8.27247, 8.87231], 'k')
  plot([5.98788,6.52287] ,[8.27247, 9.85921], 'k')
  plot([5.98788,5.30472] ,[8.27247, 6.45877], 'k')
  plot([5.98788,7.94899] ,[8.27247, 8.59858], 'k')
  plot([5.98788,5.63255] ,[8.27247, 6.19572], 'k')
  plot([5.98788,8.14589] ,[8.27247, 7.97515], 'k')
  plot([5.98788,7.76147] ,[8.27247, 6.94449], 'k')
  plot([5.98788,8.22264] ,[8.27247, 7.95669], 'k')
  plot([5.98788,8.26906] ,[8.27247, 8.07619], 'k')
  plot([4.6891,6.52287] ,[9.73525, 9.85921], 'k')
  plot([4.6891,5.10192] ,[9.73525, 7.90136], 'k')
  plot([4.6891,5.98788] ,[9.73525, 8.27247], 'k')
  plot([4.6891,6.81555] ,[9.73525, 8.87231], 'k')
  plot([4.6891,3.03195] ,[9.73525, 8.05249], 'k')
  plot([4.6891,2.19548] ,[9.73525, 9.39826], 'k')
  plot([4.6891,3.80837] ,[9.73525, 7.32572], 'k')
  plot([4.6891,2.04494] ,[9.73525, 9.37264], 'k')
  plot([4.6891,3.39069] ,[9.73525, 7.39823], 'k')
  plot([4.6891,1.60106] ,[9.73525, 8.94257], 'k')
  plot([0.295296,0.429695] ,[3.03775, 1.88719], 'k')
  plot([0.295296,1.01338] ,[3.03775, 1.90765], 'k')
  plot([0.295296,1.10559] ,[3.03775, 1.71166], 'k')
  plot([0.295296,1.02466] ,[3.03775, 1.41786], 'k')
  plot([0.295296,2.05997] ,[3.03775, 1.90782], 'k')
  plot([0.295296,1.51455] ,[3.03775, 5.08562], 'k')
  plot([0.295296,2.59083] ,[3.03775, 4.10589], 'k')
  plot([0.295296,2.46713] ,[3.03775, 5.09868], 'k')
  plot([0.295296,0.121974] ,[3.03775, 0.00958014], 'k')
  plot([0.295296,2.66349] ,[3.03775, 5.31479], 'k')
  plot([8.12734,8.37906] ,[6.2003, 6.78897], 'k')
  plot([8.12734,8.79314] ,[6.2003, 6.23741], 'k')
  plot([8.12734,8.27486] ,[6.2003, 5.49821], 'k')
  plot([8.12734,7.76147] ,[6.2003, 6.94449], 'k')
  plot([8.12734,9.37629] ,[6.2003, 7.31288], 'k')
  plot([8.12734,8.22264] ,[6.2003, 7.95669], 'k')
  plot([8.12734,6.84149] ,[6.2003, 4.98022], 'k')
  plot([8.12734,8.14589] ,[6.2003, 7.97515], 'k')
  plot([8.12734,7.60365] ,[6.2003, 4.47924], 'k')
  plot([8.12734,8.26906] ,[6.2003, 8.07619], 'k')
  plot([8.43321,8.37906] ,[6.88278, 6.78897], 'k')
  plot([8.43321,7.76147] ,[6.88278, 6.94449], 'k')
  plot([8.43321,8.79314] ,[6.88278, 6.23741], 'k')
  plot([8.43321,8.12734] ,[6.88278, 6.2003], 'k')
  plot([8.43321,9.37629] ,[6.88278, 7.31288], 'k')
  plot([8.43321,8.22264] ,[6.88278, 7.95669], 'k')
  plot([8.43321,8.14589] ,[6.88278, 7.97515], 'k')
  plot([8.43321,8.26906] ,[6.88278, 8.07619], 'k')
  plot([8.43321,8.27486] ,[6.88278, 5.49821], 'k')
  plot([8.43321,7.94899] ,[6.88278, 8.59858], 'k')
  plot([8.88091,9.23316] ,[1.44423, 1.71793], 'k')
  plot([8.88091,8.60122] ,[1.44423, 0.657862], 'k')
  plot([8.88091,9.73063] ,[1.44423, 2.73073], 'k')
  plot([8.88091,7.82786] ,[1.44423, 2.80443], 'k')
  plot([8.88091,7.93085] ,[1.44423, 3.72284], 'k')
  plot([8.88091,7.60365] ,[1.44423, 4.47924], 'k')
  plot([8.88091,6.67961] ,[1.44423, 4.27052], 'k')
  plot([8.88091,5.42693] ,[1.44423, 0.480221], 'k')
  plot([8.88091,9.95272] ,[1.44423, 5.37292], 'k')
  plot([8.88091,6.84149] ,[1.44423, 4.98022], 'k')
  plot([3.19218,2.79825] ,[0.935777, 0.234354], 'k')
  plot([3.19218,2.05997] ,[0.935777, 1.90782], 'k')
  plot([3.19218,1.02466] ,[0.935777, 1.41786], 'k')
  plot([3.19218,1.10559] ,[0.935777, 1.71166], 'k')
  plot([3.19218,5.42693] ,[0.935777, 0.480221], 'k')
  plot([3.19218,1.01338] ,[0.935777, 1.90765], 'k')
  plot([3.19218,0.429695] ,[0.935777, 1.88719], 'k')
  plot([3.19218,0.121974] ,[0.935777, 0.00958014], 'k')
  plot([3.19218,2.59083] ,[0.935777, 4.10589], 'k')
  plot([3.19218,0.295296] ,[0.935777, 3.03775], 'k')
  plot([7.59727,7.76147] ,[7.33765, 6.94449], 'k')
  plot([7.59727,8.14589] ,[7.33765, 7.97515], 'k')
  plot([7.59727,8.22264] ,[7.33765, 7.95669], 'k')
  plot([7.59727,8.43321] ,[7.33765, 6.88278], 'k')
  plot([7.59727,8.37906] ,[7.33765, 6.78897], 'k')
  plot([7.59727,8.26906] ,[7.33765, 8.07619], 'k')
  plot([7.59727,8.12734] ,[7.33765, 6.2003], 'k')
  plot([7.59727,7.94899] ,[7.33765, 8.59858], 'k')
  plot([7.59727,8.79314] ,[7.33765, 6.23741], 'k')
  plot([7.59727,6.81555] ,[7.33765, 8.87231], 'k')
  plot([3.96054,3.40662] ,[4.83974, 5.08808], 'k')
  plot([3.96054,2.66349] ,[4.83974, 5.31479], 'k')
  plot([3.96054,3.797] ,[4.83974, 6.24758], 'k')
  plot([3.96054,2.46713] ,[4.83974, 5.09868], 'k')
  plot([3.96054,2.59083] ,[4.83974, 4.10589], 'k')
  plot([3.96054,2.60342] ,[4.83974, 5.69163], 'k')
  plot([3.96054,3.20856] ,[4.83974, 6.34955], 'k')
  plot([3.96054,3.45848] ,[4.83974, 6.64547], 'k')
  plot([1.48415,1.51455] ,[4.13586, 5.08562], 'k')
  plot([1.48415,2.59083] ,[4.13586, 4.10589], 'k')
  plot([1.48415,2.46713] ,[4.13586, 5.09868], 'k')
  plot([1.48415,0.295296] ,[4.13586, 3.03775], 'k')
  plot([1.48415,2.66349] ,[4.13586, 5.31479], 'k')
  plot([1.48415,2.21014] ,[4.13586, 5.85775], 'k')
  plot([1.48415,2.16016] ,[4.13586, 5.88539], 'k')
  plot([1.48415,2.60342] ,[4.13586, 5.69163], 'k')
  plot([1.48415,3.40662] ,[4.13586, 5.08808], 'k')
  plot([1.48415,1.85853] ,[4.13586, 6.30759], 'k')
  plot([1.36039,1.48415] ,[4.0216, 4.13586], 'k')
  plot([1.36039,1.51455] ,[4.0216, 5.08562], 'k')
  plot([1.36039,2.59083] ,[4.0216, 4.10589], 'k')
  plot([1.36039,0.295296] ,[4.0216, 3.03775], 'k')
  plot([1.36039,2.46713] ,[4.0216, 5.09868], 'k')
  plot([1.36039,2.66349] ,[4.0216, 5.31479], 'k')
  plot([1.36039,2.21014] ,[4.0216, 5.85775], 'k')
  plot([1.36039,2.16016] ,[4.0216, 5.88539], 'k')
  plot([1.36039,2.60342] ,[4.0216, 5.69163], 'k')
  plot([1.36039,1.01338] ,[4.0216, 1.90765], 'k')
  plot([1.03727,1.36039] ,[3.34976, 4.0216], 'k')
  plot([1.03727,0.295296] ,[3.34976, 3.03775], 'k')
  plot([1.03727,1.48415] ,[3.34976, 4.13586], 'k')
  plot([1.03727,1.01338] ,[3.34976, 1.90765], 'k')
  plot([1.03727,0.429695] ,[3.34976, 1.88719], 'k')
  plot([1.03727,1.10559] ,[3.34976, 1.71166], 'k')
  plot([1.03727,2.59083] ,[3.34976, 4.10589], 'k')
  plot([1.03727,2.05997] ,[3.34976, 1.90782], 'k')
  plot([1.03727,1.51455] ,[3.34976, 5.08562], 'k')
  plot([1.03727,1.02466] ,[3.34976, 1.41786], 'k')
  plot([9.34078,8.60122] ,[0.569757, 0.657862], 'k')
  plot([9.34078,8.88091] ,[0.569757, 1.44423], 'k')
  plot([9.34078,9.23316] ,[0.569757, 1.71793], 'k')
  plot([9.34078,9.73063] ,[0.569757, 2.73073], 'k')
  plot([9.34078,7.82786] ,[0.569757, 2.80443], 'k')
  plot([9.34078,7.93085] ,[0.569757, 3.72284], 'k')
  plot([9.34078,5.42693] ,[0.569757, 0.480221], 'k')
  plot([9.34078,7.60365] ,[0.569757, 4.47924], 'k')
  plot([9.34078,6.67961] ,[0.569757, 4.27052], 'k')
  plot([9.34078,9.95272] ,[0.569757, 5.37292], 'k')
  plot([7.42055,7.59727] ,[7.23756, 7.33765], 'k')
  plot([7.42055,7.76147] ,[7.23756, 6.94449], 'k')
  plot([7.42055,8.14589] ,[7.23756, 7.97515], 'k')
  plot([7.42055,8.37906] ,[7.23756, 6.78897], 'k')
  plot([7.42055,8.43321] ,[7.23756, 6.88278], 'k')
  plot([7.42055,8.22264] ,[7.23756, 7.95669], 'k')
  plot([7.42055,8.26906] ,[7.23756, 8.07619], 'k')
  plot([7.42055,8.12734] ,[7.23756, 6.2003], 'k')
  plot([7.42055,7.94899] ,[7.23756, 8.59858], 'k')
  plot([7.42055,8.79314] ,[7.23756, 6.23741], 'k')
  plot([1.74422,1.51455] ,[5.11151, 5.08562], 'k')
  plot([1.74422,2.46713] ,[5.11151, 5.09868], 'k')
  plot([1.74422,2.16016] ,[5.11151, 5.88539], 'k')
  plot([1.74422,2.21014] ,[5.11151, 5.85775], 'k')
  plot([1.74422,2.66349] ,[5.11151, 5.31479], 'k')
  plot([1.74422,1.48415] ,[5.11151, 4.13586], 'k')
  plot([1.74422,2.60342] ,[5.11151, 5.69163], 'k')
  plot([1.74422,1.36039] ,[5.11151, 4.0216], 'k')
  plot([1.74422,1.85853] ,[5.11151, 6.30759], 'k')
  plot([1.74422,2.59083] ,[5.11151, 4.10589], 'k')
  plot([9.20432,9.37629] ,[7.02845, 7.31288], 'k')
  plot([9.20432,8.43321] ,[7.02845, 6.88278], 'k')
  plot([9.20432,8.37906] ,[7.02845, 6.78897], 'k')
  plot([9.20432,8.79314] ,[7.02845, 6.23741], 'k')
  plot([9.20432,8.22264] ,[7.02845, 7.95669], 'k')
  plot([9.20432,8.12734] ,[7.02845, 6.2003], 'k')
  plot([9.20432,8.26906] ,[7.02845, 8.07619], 'k')
  plot([9.20432,8.14589] ,[7.02845, 7.97515], 'k')
  plot([9.20432,7.76147] ,[7.02845, 6.94449], 'k')
  plot([9.20432,9.59235] ,[7.02845, 8.61384], 'k')
  plot([7.21214,7.60365] ,[4.50836, 4.47924], 'k')
  plot([7.21214,6.67961] ,[4.50836, 4.27052], 'k')
  plot([7.21214,6.84149] ,[4.50836, 4.98022], 'k')
  plot([7.21214,7.93085] ,[4.50836, 3.72284], 'k')
  plot([7.21214,6.06502] ,[4.50836, 4.74145], 'k')
  plot([7.21214,8.27486] ,[4.50836, 5.49821], 'k')
  plot([7.21214,5.72828] ,[4.50836, 5.13845], 'k')
  plot([7.21214,7.82786] ,[4.50836, 2.80443], 'k')
  plot([7.21214,8.12734] ,[4.50836, 6.2003], 'k')
  plot([7.21214,5.63255] ,[4.50836, 6.19572], 'k')
  plot([1.96399,1.60106] ,[8.70153, 8.94257], 'k')
  plot([1.96399,1.85507] ,[8.70153, 8.09693], 'k')
  plot([1.96399,2.04494] ,[8.70153, 9.37264], 'k')
  plot([1.96399,2.19548] ,[8.70153, 9.39826], 'k')
  plot([1.96399,1.17088] ,[8.70153, 9.05598], 'k')
  plot([1.96399,1.06609] ,[8.70153, 7.85054], 'k')
  plot([1.96399,3.03195] ,[8.70153, 8.05249], 'k')
  plot([1.96399,2.54104] ,[8.70153, 7.23231], 'k')
  plot([1.96399,3.39069] ,[8.70153, 7.39823], 'k')
  plot([1.96399,3.80837] ,[8.70153, 7.32572], 'k')
  plot([6.55485,7.42055] ,[7.31422, 7.23756], 'k')
  plot([6.55485,7.59727] ,[7.31422, 7.33765], 'k')
  plot([6.55485,5.98788] ,[7.31422, 8.27247], 'k')
  plot([6.55485,7.76147] ,[7.31422, 6.94449], 'k')
  plot([6.55485,5.63255] ,[7.31422, 6.19572], 'k')
  plot([6.55485,5.30472] ,[7.31422, 6.45877], 'k')
  plot([6.55485,5.10192] ,[7.31422, 7.90136], 'k')
  plot([6.55485,6.81555] ,[7.31422, 8.87231], 'k')
  plot([6.55485,8.14589] ,[7.31422, 7.97515], 'k')
  plot([6.55485,8.22264] ,[7.31422, 7.95669], 'k')
  plot([0.177321,0.121974] ,[0.23696, 0.00958014], 'k')
  plot([0.177321,1.02466] ,[0.23696, 1.41786], 'k')
  plot([0.177321,0.429695] ,[0.23696, 1.88719], 'k')
  plot([0.177321,1.10559] ,[0.23696, 1.71166], 'k')
  plot([0.177321,1.01338] ,[0.23696, 1.90765], 'k')
  plot([0.177321,2.05997] ,[0.23696, 1.90782], 'k')
  plot([0.177321,2.79825] ,[0.23696, 0.234354], 'k')
  plot([0.177321,0.295296] ,[0.23696, 3.03775], 'k')
  plot([0.177321,3.19218] ,[0.23696, 0.935777], 'k')
  plot([0.177321,1.03727] ,[0.23696, 3.34976], 'k')
  plot([2.59028,2.46713] ,[4.85364, 5.09868], 'k')
  plot([2.59028,2.66349] ,[4.85364, 5.31479], 'k')
  plot([2.59028,2.59083] ,[4.85364, 4.10589], 'k')
  plot([2.59028,2.60342] ,[4.85364, 5.69163], 'k')
  plot([2.59028,3.40662] ,[4.85364, 5.08808], 'k')
  plot([2.59028,1.74422] ,[4.85364, 5.11151], 'k')
  plot([2.59028,2.21014] ,[4.85364, 5.85775], 'k')
  plot([2.59028,1.51455] ,[4.85364, 5.08562], 'k')
  plot([2.59028,2.16016] ,[4.85364, 5.88539], 'k')
  plot([2.59028,1.48415] ,[4.85364, 4.13586], 'k')
  plot([5.1037,5.10192] ,[7.88865, 7.90136], 'k')
  plot([5.1037,5.98788] ,[7.88865, 8.27247], 'k')
  plot([5.1037,3.80837] ,[7.88865, 7.32572], 'k')
  plot([5.1037,5.30472] ,[7.88865, 6.45877], 'k')
  plot([5.1037,6.55485] ,[7.88865, 7.31422], 'k')
  plot([5.1037,5.63255] ,[7.88865, 6.19572], 'k')
  plot([5.1037,3.39069] ,[7.88865, 7.39823], 'k')
  plot([5.1037,4.6891] ,[7.88865, 9.73525], 'k')
  plot([5.1037,6.81555] ,[7.88865, 8.87231], 'k')
  plot([5.1037,3.45848] ,[7.88865, 6.64547], 'k')
  plot([8.23186,7.82786] ,[2.939, 2.80443], 'k')
  plot([8.23186,7.93085] ,[2.939, 3.72284], 'k')
  plot([8.23186,9.73063] ,[2.939, 2.73073], 'k')
  plot([8.23186,9.23316] ,[2.939, 1.71793], 'k')
  plot([8.23186,8.88091] ,[2.939, 1.44423], 'k')
  plot([8.23186,7.60365] ,[2.939, 4.47924], 'k')
  plot([8.23186,7.21214] ,[2.939, 4.50836], 'k')
  plot([8.23186,6.67961] ,[2.939, 4.27052], 'k')
  plot([8.23186,8.60122] ,[2.939, 0.657862], 'k')
  plot([8.23186,6.84149] ,[2.939, 4.98022], 'k')
  plot([3.31927,3.45848] ,[6.96287, 6.64547], 'k')
  plot([3.31927,3.39069] ,[6.96287, 7.39823], 'k')
  plot([3.31927,3.80837] ,[6.96287, 7.32572], 'k')
  plot([3.31927,3.20856] ,[6.96287, 6.34955], 'k')
  plot([3.31927,2.54104] ,[6.96287, 7.23231], 'k')
  plot([3.31927,2.69925] ,[6.96287, 6.37048], 'k')
  plot([3.31927,3.797] ,[6.96287, 6.24758], 'k')
  plot([3.31927,3.03195] ,[6.96287, 8.05249], 'k')
  plot([3.31927,2.60342] ,[6.96287, 5.69163], 'k')
  plot([3.31927,2.21014] ,[6.96287, 5.85775], 'k')
  plot([4.38316,3.80837] ,[7.7532, 7.32572], 'k')
  plot([4.38316,5.1037] ,[7.7532, 7.88865], 'k')
  plot([4.38316,5.10192] ,[7.7532, 7.90136], 'k')
  plot([4.38316,3.39069] ,[7.7532, 7.39823], 'k')
  plot([4.38316,3.31927] ,[7.7532, 6.96287], 'k')
  plot([4.38316,3.03195] ,[7.7532, 8.05249], 'k')
  plot([4.38316,3.45848] ,[7.7532, 6.64547], 'k')
  plot([4.38316,5.30472] ,[7.7532, 6.45877], 'k')
  plot([4.38316,3.797] ,[7.7532, 6.24758], 'k')
  plot([4.38316,5.98788] ,[7.7532, 8.27247], 'k')
  plot([7.99787,8.60122] ,[0.212549, 0.657862], 'k')
  plot([7.99787,9.34078] ,[0.212549, 0.569757], 'k')
  plot([7.99787,8.88091] ,[0.212549, 1.44423], 'k')
  plot([7.99787,9.23316] ,[0.212549, 1.71793], 'k')
  plot([7.99787,5.42693] ,[0.212549, 0.480221], 'k')
  plot([7.99787,7.82786] ,[0.212549, 2.80443], 'k')
  plot([7.99787,8.23186] ,[0.212549, 2.939], 'k')
  plot([7.99787,9.73063] ,[0.212549, 2.73073], 'k')
  plot([7.99787,7.93085] ,[0.212549, 3.72284], 'k')
  plot([2.31306,2.21014] ,[5.67773, 5.85775], 'k')
  plot([2.31306,2.16016] ,[5.67773, 5.88539], 'k')
  plot([2.31306,2.60342] ,[5.67773, 5.69163], 'k')
  plot([2.31306,2.66349] ,[5.67773, 5.31479], 'k')
  plot([2.31306,2.46713] ,[5.67773, 5.09868], 'k')
  plot([2.31306,1.85853] ,[5.67773, 6.30759], 'k')
  plot([2.31306,2.69925] ,[5.67773, 6.37048], 'k')
  plot([2.31306,1.74422] ,[5.67773, 5.11151], 'k')
  plot([2.31306,2.59028] ,[5.67773, 4.85364], 'k')
  plot([2.31306,1.51455] ,[5.67773, 5.08562], 'k')
  plot([5.54936,5.10192] ,[8.0399, 7.90136], 'k')
  plot([5.54936,5.1037] ,[8.0399, 7.88865], 'k')
  plot([5.54936,5.98788] ,[8.0399, 8.27247], 'k')
  plot([5.54936,4.38316] ,[8.0399, 7.7532], 'k')
  plot([5.54936,6.55485] ,[8.0399, 7.31422], 'k')
  plot([5.54936,6.81555] ,[8.0399, 8.87231], 'k')
  plot([5.54936,5.30472] ,[8.0399, 6.45877], 'k')
  plot([5.54936,5.63255] ,[8.0399, 6.19572], 'k')
  plot([5.54936,3.80837] ,[8.0399, 7.32572], 'k')
  plot([5.54936,4.6891] ,[8.0399, 9.73525], 'k')
  plot([4.22736,4.6891] ,[9.25431, 9.73525], 'k')
  plot([4.22736,4.38316] ,[9.25431, 7.7532], 'k')
  plot([4.22736,5.10192] ,[9.25431, 7.90136], 'k')
  plot([4.22736,5.1037] ,[9.25431, 7.88865], 'k')
  plot([4.22736,3.03195] ,[9.25431, 8.05249], 'k')
  plot([4.22736,5.54936] ,[9.25431, 8.0399], 'k')
  plot([4.22736,3.80837] ,[9.25431, 7.32572], 'k')
  plot([4.22736,5.98788] ,[9.25431, 8.27247], 'k')
  plot([4.22736,3.39069] ,[9.25431, 7.39823], 'k')
  plot([4.22736,2.19548] ,[9.25431, 9.39826], 'k')
  plot([7.22144,7.99787] ,[0.705, 0.212549], 'k')
  plot([7.22144,8.60122] ,[0.705, 0.657862], 'k')
  plot([7.22144,5.42693] ,[0.705, 0.480221], 'k')
  plot([7.22144,8.88091] ,[0.705, 1.44423], 'k')
  plot([7.22144,9.34078] ,[0.705, 0.569757], 'k')
  plot([7.22144,7.82786] ,[0.705, 2.80443], 'k')
  plot([7.22144,9.23316] ,[0.705, 1.71793], 'k')
  plot([7.22144,8.23186] ,[0.705, 2.939], 'k')
  plot([7.22144,7.93085] ,[0.705, 3.72284], 'k')
  plot([7.22144,9.73063] ,[0.705, 2.73073], 'k')
  plot([8.93992,8.23186] ,[3.26451, 2.939], 'k')
  plot([8.93992,9.73063] ,[3.26451, 2.73073], 'k')
  plot([8.93992,7.93085] ,[3.26451, 3.72284], 'k')
  plot([8.93992,7.82786] ,[3.26451, 2.80443], 'k')
  plot([8.93992,9.23316] ,[3.26451, 1.71793], 'k')
  plot([8.93992,7.60365] ,[3.26451, 4.47924], 'k')
  plot([8.93992,8.88091] ,[3.26451, 1.44423], 'k')
  plot([8.93992,7.21214] ,[3.26451, 4.50836], 'k')
  plot([8.93992,8.27486] ,[3.26451, 5.49821], 'k')
  plot([8.93992,9.95272] ,[3.26451, 5.37292], 'k')
  plot([6.63874,6.55485] ,[7.31902, 7.31422], 'k')
  plot([6.63874,7.42055] ,[7.31902, 7.23756], 'k')
  plot([6.63874,7.59727] ,[7.31902, 7.33765], 'k')
  plot([6.63874,5.98788] ,[7.31902, 8.27247], 'k')
  plot([6.63874,7.76147] ,[7.31902, 6.94449], 'k')
  plot([6.63874,5.54936] ,[7.31902, 8.0399], 'k')
  plot([6.63874,5.63255] ,[7.31902, 6.19572], 'k')
  plot([6.63874,6.81555] ,[7.31902, 8.87231], 'k')
  plot([6.63874,5.30472] ,[7.31902, 6.45877], 'k')
  plot([6.63874,5.1037] ,[7.31902, 7.88865], 'k')
  plot([0.688669,1.36039] ,[4.45577, 4.0216], 'k')
  plot([0.688669,1.48415] ,[4.45577, 4.13586], 'k')
  plot([0.688669,1.51455] ,[4.45577, 5.08562], 'k')
  plot([0.688669,1.03727] ,[4.45577, 3.34976], 'k')
  plot([0.688669,1.74422] ,[4.45577, 5.11151], 'k')
  plot([0.688669,0.295296] ,[4.45577, 3.03775], 'k')
  plot([0.688669,2.46713] ,[4.45577, 5.09868], 'k')
  plot([0.688669,2.59083] ,[4.45577, 4.10589], 'k')
  plot([0.688669,2.59028] ,[4.45577, 4.85364], 'k')
  plot([0.688669,2.31306] ,[4.45577, 5.67773], 'k')
  plot([8.10471,8.12734] ,[5.90426, 6.2003], 'k')
  plot([8.10471,8.27486] ,[5.90426, 5.49821], 'k')
  plot([8.10471,8.79314] ,[5.90426, 6.23741], 'k')
  plot([8.10471,8.37906] ,[5.90426, 6.78897], 'k')
  plot([8.10471,8.43321] ,[5.90426, 6.88278], 'k')
  plot([8.10471,7.76147] ,[5.90426, 6.94449], 'k')
  plot([8.10471,7.42055] ,[5.90426, 7.23756], 'k')
  plot([8.10471,7.60365] ,[5.90426, 4.47924], 'k')
  plot([8.10471,7.59727] ,[5.90426, 7.33765], 'k')
  plot([8.10471,6.84149] ,[5.90426, 4.98022], 'k')
  plot([2.90073,2.05997] ,[2.64065, 1.90782], 'k')
  plot([2.90073,2.59083] ,[2.64065, 4.10589], 'k')
  plot([2.90073,3.19218] ,[2.64065, 0.935777], 'k')
  plot([2.90073,1.03727] ,[2.64065, 3.34976], 'k')
  plot([2.90073,1.10559] ,[2.64065, 1.71166], 'k')
  plot([2.90073,1.01338] ,[2.64065, 1.90765], 'k')
  plot([2.90073,1.48415] ,[2.64065, 4.13586], 'k')
  plot([2.90073,1.36039] ,[2.64065, 4.0216], 'k')
  plot([2.90073,2.59028] ,[2.64065, 4.85364], 'k')
  plot([2.90073,1.02466] ,[2.64065, 1.41786], 'k')
  plot([1.37103,1.03727] ,[2.96778, 3.34976], 'k')
  plot([1.37103,1.36039] ,[2.96778, 4.0216], 'k')
  plot([1.37103,0.295296] ,[2.96778, 3.03775], 'k')
  plot([1.37103,1.01338] ,[2.96778, 1.90765], 'k')
  plot([1.37103,1.48415] ,[2.96778, 4.13586], 'k')
  plot([1.37103,2.05997] ,[2.96778, 1.90782], 'k')
  plot([1.37103,1.10559] ,[2.96778, 1.71166], 'k')
  plot([1.37103,0.429695] ,[2.96778, 1.88719], 'k')
  plot([1.37103,2.90073] ,[2.96778, 2.64065], 'k')
  plot([1.37103,1.02466] ,[2.96778, 1.41786], 'k')
  plot([9.42502,8.79314] ,[6.35119, 6.23741], 'k')
  plot([9.42502,9.20432] ,[6.35119, 7.02845], 'k')
  plot([9.42502,9.37629] ,[6.35119, 7.31288], 'k')
  plot([9.42502,9.95272] ,[6.35119, 5.37292], 'k')
  plot([9.42502,8.43321] ,[6.35119, 6.88278], 'k')
  plot([9.42502,8.37906] ,[6.35119, 6.78897], 'k')
  plot([9.42502,8.12734] ,[6.35119, 6.2003], 'k')
  plot([9.42502,8.10471] ,[6.35119, 5.90426], 'k')
  plot([9.42502,8.27486] ,[6.35119, 5.49821], 'k')
  plot([9.42502,7.76147] ,[6.35119, 6.94449], 'k')
  plot([4.45515,4.38316] ,[7.72491, 7.7532], 'k')
  plot([4.45515,5.1037] ,[7.72491, 7.88865], 'k')
  plot([4.45515,5.10192] ,[7.72491, 7.90136], 'k')
  plot([4.45515,3.80837] ,[7.72491, 7.32572], 'k')
  plot([4.45515,3.39069] ,[7.72491, 7.39823], 'k')
  plot([4.45515,5.54936] ,[7.72491, 8.0399], 'k')
  plot([4.45515,3.31927] ,[7.72491, 6.96287], 'k')
  plot([4.45515,3.03195] ,[7.72491, 8.05249], 'k')
  plot([4.45515,3.45848] ,[7.72491, 6.64547], 'k')
  plot([4.45515,5.30472] ,[7.72491, 6.45877], 'k')
  plot([2.59736,2.59083] ,[3.78612, 4.10589], 'k')
  plot([2.59736,2.59028] ,[3.78612, 4.85364], 'k')
  plot([2.59736,1.48415] ,[3.78612, 4.13586], 'k')
  plot([2.59736,2.90073] ,[3.78612, 2.64065], 'k')
  plot([2.59736,1.36039] ,[3.78612, 4.0216], 'k')
  plot([2.59736,2.46713] ,[3.78612, 5.09868], 'k')
  plot([2.59736,1.37103] ,[3.78612, 2.96778], 'k')
  plot([2.59736,2.66349] ,[3.78612, 5.31479], 'k')
  plot([2.59736,3.40662] ,[3.78612, 5.08808], 'k')
  plot([2.59736,1.74422] ,[3.78612, 5.11151], 'k')
  plot([6.15732,5.63255] ,[6.03232, 6.19572], 'k')
  plot([6.15732,5.30472] ,[6.03232, 6.45877], 'k')
  plot([6.15732,5.72828] ,[6.03232, 5.13845], 'k')
  plot([6.15732,6.84149] ,[6.03232, 4.98022], 'k')
  plot([6.15732,6.55485] ,[6.03232, 7.31422], 'k')
  plot([6.15732,6.63874] ,[6.03232, 7.31902], 'k')
  plot([6.15732,7.42055] ,[6.03232, 7.23756], 'k')
  plot([6.15732,6.67961] ,[6.03232, 4.27052], 'k')
  plot([6.15732,7.76147] ,[6.03232, 6.94449], 'k')
  plot([5.2318,5.42693] ,[0.803946, 0.480221], 'k')
  plot([5.2318,7.22144] ,[0.803946, 0.705], 'k')
  plot([5.2318,3.19218] ,[0.803946, 0.935777], 'k')
  plot([5.2318,2.79825] ,[0.803946, 0.234354], 'k')
  plot([5.2318,7.99787] ,[0.803946, 0.212549], 'k')
  plot([5.2318,8.60122] ,[0.803946, 0.657862], 'k')
  plot([1.92474,2.04494] ,[9.13207, 9.37264], 'k')
  plot([1.92474,1.60106] ,[9.13207, 8.94257], 'k')
  plot([1.92474,2.19548] ,[9.13207, 9.39826], 'k')
  plot([1.92474,1.96399] ,[9.13207, 8.70153], 'k')
  plot([1.92474,1.17088] ,[9.13207, 9.05598], 'k')
  plot([1.92474,1.85507] ,[9.13207, 8.09693], 'k')
  plot([1.92474,1.06609] ,[9.13207, 7.85054], 'k')
  plot([1.92474,3.03195] ,[9.13207, 8.05249], 'k')
  plot([1.92474,2.54104] ,[9.13207, 7.23231], 'k')
  plot([1.92474,3.39069] ,[9.13207, 7.39823], 'k')
end
plot([1, 1.02466], [1, 1.41786], 'r', 'LineWidth', 2)
plot([1.02466, 1.10559], [1.41786, 1.71166], 'r', 'LineWidth', 2)
plot([1.10559, 1.85507], [1.71166, 8.09693], 'r', 'LineWidth', 2)
plot([1.85507, 1.92474], [8.09693, 9.13207], 'r', 'LineWidth', 2)
plot([1.92474, 2], [9.13207, 9], 'r', 'LineWidth', 2)
text(1, 1,'S','FontSize',12)
text(2, 9,'G','FontSize',12)
hold off
title('Number of nodes is 100 and K (number of edge attempts) is 10')
axis equal
